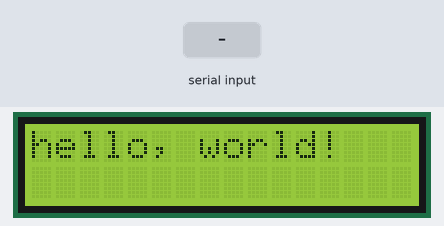
This sketch was run on a simulated Arduino Uno, built with avr-gcc and run on an emulated ATmega328P. Shown: 16×2 character LCD. The test bench sets the inputs (shaded band). What the sketch prints to the serial monitor is not drawn.

Above: at 1.2 s.
1.3 s: "a" received over Serial
At 2.5 s:
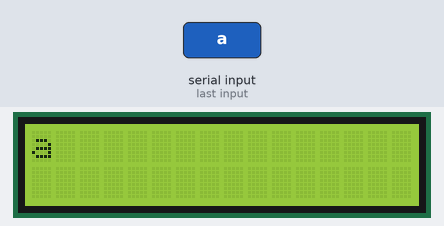
2.9 s: "1" received over Serial
At 3.7 s:
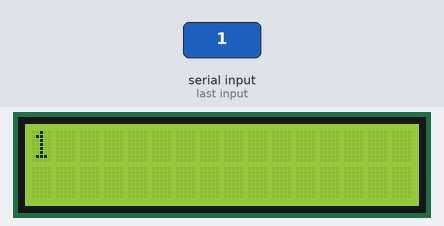
Timing chart, 0 to 5.9 s (numbered marks = the images above; inputs shaded):
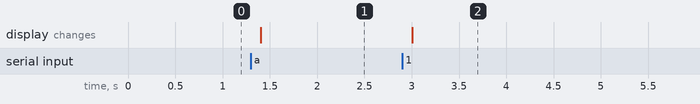

Measured:
- after the input at 1.3 s, the display: changes after 0.10 s (image 1)
- after the input at 2.9 s, the display: changes after 0.10 s (image 2)

The sketch:

LCDSerialCommunicationTest.ino
```cpp
#include <LiquidCrystal.h>
#include <string.h>

// define connections for lcd screen
const int rs = 8, en = 9, d4 = 4, d5 = 5, d6 = 6, d7 = 7;

// create lcd display object
LiquidCrystal lcd(rs, en, d4, d5, d6, d7);

void setup()
{
	// Starts the LCD display
	lcd.begin(16, 2);
	lcd.print("hello, world!");

	// Start serial port to communicate with Serial port
	Serial.begin(9600);
}

void loop()
{
	// when characters arrive over the serial port...
	if (Serial.available())
	{
		// wait a bit for the entire message to arrive
		delay(100);

		// clear the screen
		lcd.clear();

		// read all the available characters
		while (Serial.available() > 0)
		{
      char i = Serial.read();
      if(i == 'a')
      {
        Serial.write("controller");
      }
			lcd.write(i);
		}
	}
}
```
